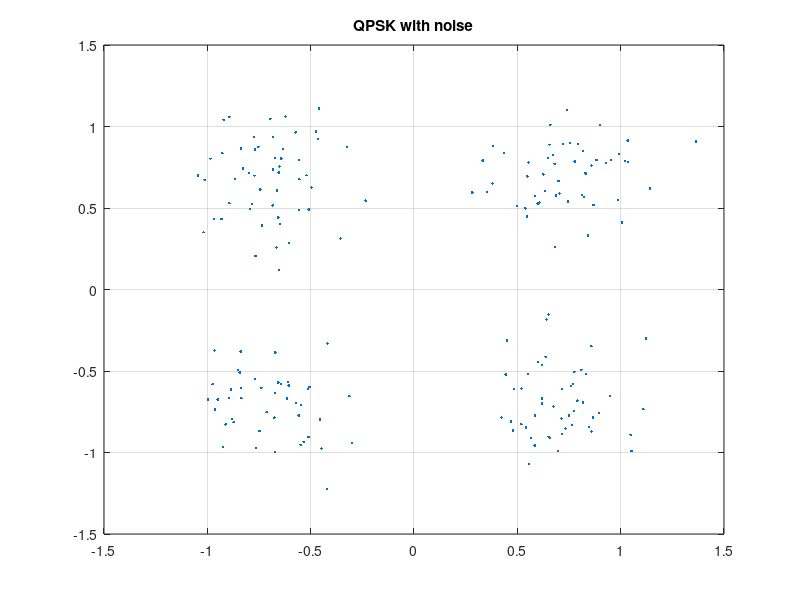

The MATLAB script that drew this image:
% QPSK
% 4 точки, I/Q-квадратуры

noise = 0.2; Ns = 200;
ph = pi/4 + (0:3)*pi/2;
sym = exp(1i*ph(randi(4, 1, Ns)));
rx = sym + (randn(1,Ns) + 1i*randn(1,Ns))*noise;
figure;
plot(real(rx), imag(rx), '.');
title('QPSK with noise'); grid on;

%{
@play
{
 "title": "QPSK",
 "groups": [
  {
   "name": "Channel",
   "controls": [
    {
     "var": "noise",
     "label": "Noise σ",
     "min": 0.05,
     "max": 0.6,
     "step": 0.05,
     "default": 0.2
    }
   ]
  }
 ]
}
%}
